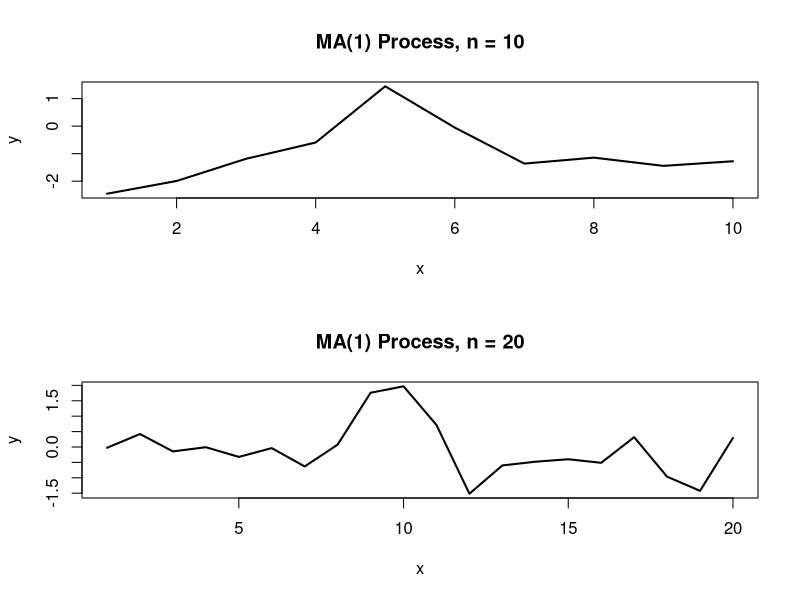

Generate this figure with R:

# clear variables and close windows
rm(list = ls(all = TRUE))
graphics.off()

# install and load packages
libraries = c("stats")
lapply(libraries, function(x) if (!(x %in% installed.packages())) {
    install.packages(x)
})
lapply(libraries, library, quietly = TRUE, character.only = TRUE)

# parameter settings
n1   = 10
n2   = 20
beta = 0.5

# Simulation of MA(1)-processes
x1 = arima.sim(n1, model = list(ar = 0, d = 0, ma = beta), rand.gen = function(n1) rnorm(n1, 
    0, 1))
x2 = arima.sim(n2, model = list(ar = 0, d = 0, ma = beta), rand.gen = function(n2) rnorm(n2, 
    0, 1))

x1 = as.matrix(x1)
x2 = as.matrix(x2)

# Plot
par(mfrow = c(2, 1))

par(mfg = c(1, 1))
plot(x1, type = "l", lwd = 2, xlab = "x", ylab = "y")
title(paste("MA(1) Process, n =", n1))

par(mfg = c(2, 1))
plot(x2, type = "l", lwd = 2, xlab = "x", ylab = "y")
title(paste("MA(1) Process, n =", n2))
